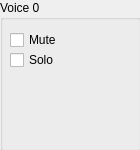
<?xml version="1.0" encoding="UTF-8"?>
<ui version="4.0">
 <class>VoiceViewer</class>
 <widget class="QWidget" name="VoiceViewer">
  <property name="geometry">
   <rect>
    <x>0</x>
    <y>0</y>
    <width>140</width>
    <height>150</height>
   </rect>
  </property>
  <property name="windowTitle">
   <string>Form</string>
  </property>
  <widget class="QGroupBox" name="groupBox">
   <property name="geometry">
    <rect>
     <x>0</x>
     <y>0</y>
     <width>141</width>
     <height>151</height>
    </rect>
   </property>
   <property name="title">
    <string>Voice 0</string>
   </property>
   <widget class="QWidget" name="outputViewerContainer" native="true">
    <property name="geometry">
     <rect>
      <x>10</x>
      <y>80</y>
      <width>120</width>
      <height>60</height>
     </rect>
    </property>
   </widget>
   <widget class="QCheckBox" name="muted">
    <property name="geometry">
     <rect>
      <x>10</x>
      <y>30</y>
      <width>61</width>
      <height>20</height>
     </rect>
    </property>
    <property name="text">
     <string>Mute</string>
    </property>
   </widget>
   <widget class="QCheckBox" name="solod">
    <property name="enabled">
     <bool>true</bool>
    </property>
    <property name="geometry">
     <rect>
      <x>10</x>
      <y>50</y>
      <width>61</width>
      <height>20</height>
     </rect>
    </property>
    <property name="text">
     <string>Solo</string>
    </property>
   </widget>
  </widget>
 </widget>
 <resources/>
 <connections/>
</ui>
